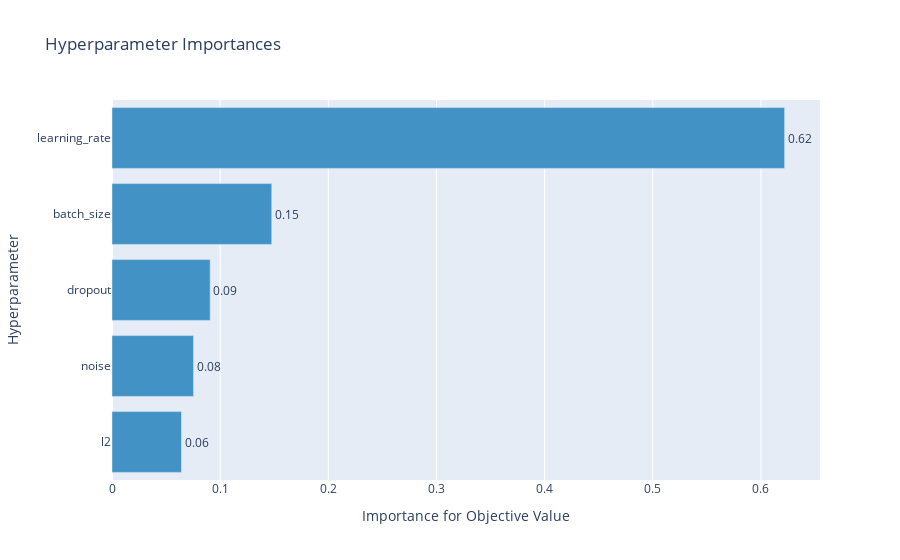

Here is the notebook cell this chart was saved with:
### Code cell
optuna.visualization.plot_param_importances(study)

### Figure 1 — Plotly figure (JSON) as saved in the notebook; plotly's stock layout.template omitted (floating-point values rounded to 4 significant figures)
{"data": [{"cliponaxis": false, "hovertemplate": ["l2 (LogUniformDistribution): 0.06425384337363217<extra></extra>", "noise (LogUniformDistribution): 0.07540969674673495<extra></extra>", "dropout (UniformDistribution): 0.09077138052950846<extra></extra>", "batch_size (IntUniformDistribution): 0.147695588750166<extra></extra>", "learning_rate (LogUniformDistribution): 0.6218694905999584<extra></extra>"], "marker": {"color": "rgb(66,146,198)"}, "orientation": "h", "text": ["0.06425384337363217", "0.07540969674673495", "0.09077138052950846", "0.147695588750166", "0.6218694905999584"], "textposition": "outside", "texttemplate": "%{text:.2f}", "type": "bar", "x": [0.06425, 0.07541, 0.09077, 0.1477, 0.6219], "y": ["l2", "noise", "dropout", "batch_size", "learning_rate"]}], "layout": {"showlegend": false, "title": {"text": "Hyperparameter Importances"}, "xaxis": {"title": {"text": "Importance for Objective Value"}}, "yaxis": {"title": {"text": "Hyperparameter"}}}}
